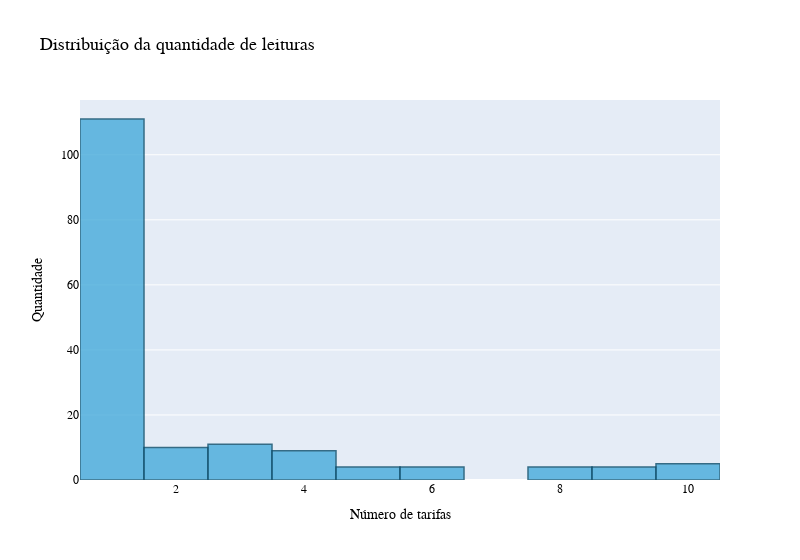

The notebook cell saved with this chart:
### Markdown cell above
O campo *estruturaConsumo* possuí algumas colunas com valores numéricos, data e uma com lista contendo outros dataframes. Esta é mais uma coluna que iremos normalizar, lembrando que uma observação do campo *estruturaConsumo* pode conter mais de um tipo de leitura.

### Code cell
# Selecionando o dado a ser plotado
# Retorna um pd.Series com o tamanho de cada lista por linha
plot_data = estruturaConsumo_df['leituras'].apply(lambda x : len(x))

#
px.histogram(
	data_frame=plot_data,	    					# Dado a ser plotado
	title='Distribuição da quantidade de leituras',	# Título do gráfico
	width=800, opacity=0.8							# Tamanho e alpha da cor
).update_traces(											
	marker_color=SHADES['CYAN'][3], 				# Customização do layput da barra	
	marker_line_color=SHADES['CYAN'][6], 
	marker_line_width=1.5,
).update_layout(
	showlegend=False, 								# Esconde a legenda
	xaxis_title='Número de tarifas',				# Renomeia título do eixo x 
	yaxis_title='Quantidade',						# Renomeia título do eixo y 
	**LAYOUT_SPECS									# Customizações do layout
)

### Figure 1 — Plotly figure (JSON) as saved in the notebook; plotly's stock layout.template omitted (floating-point values rounded to 4 significant figures; data arrays with more than 128 entries replaced by an {"elided": "..."} marker saying what was removed)
{"data": [{"alignmentgroup": "True", "bingroup": "x", "hovertemplate": "variable=leituras<br>value=%{x}<br>count=%{y}<extra></extra>", "legendgroup": "leituras", "marker": {"color": "#46ABDB", "line": {"color": "#0A4C6A", "width": 1.5}, "opacity": 0.8, "pattern": {"shape": ""}}, "name": "leituras", "offsetgroup": "leituras", "orientation": "v", "showlegend": true, "type": "histogram", "x": {"elided": "162 int values"}, "xaxis": "x", "yaxis": "y"}], "layout": {"barmode": "relative", "hoverlabel": {"font": {"family": "Lato-Regular", "size": 14}}, "legend": {"font": {"color": "#000000", "family": "Lato-Regular", "size": 13}, "title": {"font": {"color": "#000000", "family": "Lato-Bold", "size": 14}, "text": "variable"}, "tracegroupgap": 0}, "showlegend": false, "title": {"font": {"color": "#000000", "family": "Lato-Bold", "size": 18}, "text": "Distribuição da quantidade de leituras"}, "width": 800, "xaxis": {"anchor": "y", "domain": [0, 1], "tickfont": {"color": "#000000", "family": "Lato-Regular", "size": 12}, "title": {"font": {"color": "#000000", "family": "Lato-Italic", "size": 14}, "text": "Número de tarifas"}}, "yaxis": {"anchor": "x", "domain": [0, 1], "tickfont": {"color": "#000000", "family": "Lato-Regular", "size": 12}, "title": {"font": {"color": "#000000", "family": "Lato-Italic", "size": 14}, "text": "Quantidade"}}}}
